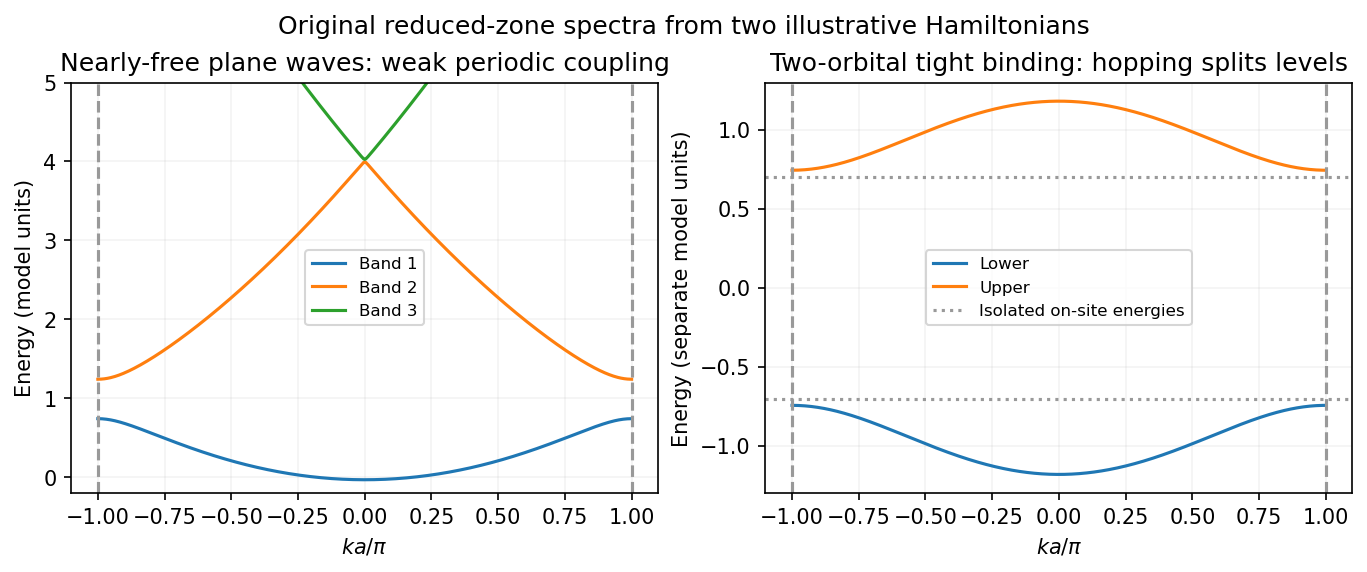

Reproduce this figure in Python.
"""Original explanatory plot; run from the corresponding _media directory."""
from pathlib import Path
import numpy as np
import matplotlib
matplotlib.use("Agg")
import matplotlib.pyplot as plt
from matplotlib.patches import Circle, Patch
plt.rcParams.update({"font.size": 10, "figure.facecolor": "white", "axes.facecolor": "white"})

fig,axs=plt.subplots(1,2,figsize=(9,3.7),layout='constrained');k=np.linspace(-1,1,501);g=np.arange(-4,5);out=[]
for q in k:
 H=np.diag((q+2*g)**2);H+=np.diag(np.full(8,.25),1)+np.diag(np.full(8,.25),-1);out.append(np.linalg.eigvalsh(H)[:3])
out=np.array(out)
for j in range(3):axs[0].plot(k,out[:,j],label=f'Band {j+1}')
axs[0].set(xlabel=r'$ka/\pi$',ylabel='Energy (model units)',title='Nearly-free plane waves: weak periodic coupling',ylim=(-.2,5));axs[0].legend(fontsize=8)
EA=-.7;EB=.7;t1=-.6;t2=-.35;off=t1+t2*np.exp(-1j*np.pi*k);split=np.sqrt((EA-EB)**2/4+abs(off)**2)
axs[1].plot(k,(EA+EB)/2-split,label='Lower');axs[1].plot(k,(EA+EB)/2+split,label='Upper');axs[1].axhline(EA,ls=':',color='0.6',label='Isolated on-site energies');axs[1].axhline(EB,ls=':',color='0.6');axs[1].set(xlabel=r'$ka/\pi$',ylabel='Energy (separate model units)',title='Two-orbital tight binding: hopping splits levels');axs[1].legend(fontsize=8)
for a in axs:a.axvline(-1,color='0.6',ls='--');a.axvline(1,color='0.6',ls='--');a.grid(alpha=.15)
fig.suptitle('Original reduced-zone spectra from two illustrative Hamiltonians')

fig.savefig(Path.cwd()/Path(__file__).with_suffix(".png").name, dpi=150, facecolor="white", bbox_inches="tight")
plt.close(fig)
